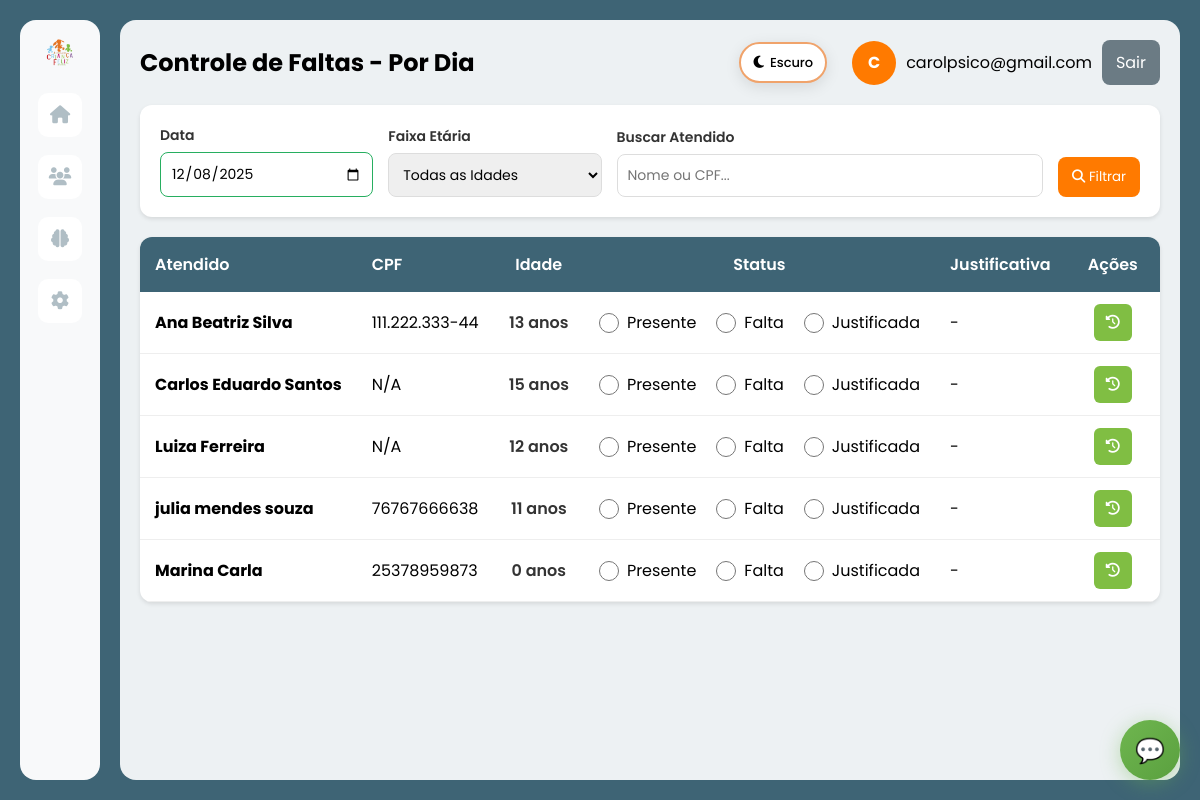
The app's page /faltas.php (signed in) with its own data.
### tables this page shows
CREATE TABLE `atendido` (
  `idatendido` int(11) NOT NULL,
  `status` varchar(20) DEFAULT NULL,
  `data_cadastro` date DEFAULT NULL,
  `nome` varchar(100) DEFAULT NULL,
  `data_nascimento` date DEFAULT NULL,
  `faixa_etaria` varchar(20) DEFAULT NULL,
  `cpf` varchar(14) DEFAULT NULL,
  `rg` varchar(20) DEFAULT NULL,
  `endereco` varchar(255) DEFAULT NULL,
  `numero` varchar(20) DEFAULT NULL,
  `complemento` varchar(100) DEFAULT NULL,
  `bairro` varchar(100) DEFAULT NULL,
  `cidade` varchar(100) DEFAULT NULL,
  `estado` varchar(2) DEFAULT NULL,
  `cep` varchar(10) DEFAULT NULL,
  `foto` varchar(255) DEFAULT NULL,
  `id_responsavel` int(11) DEFAULT NULL,
  `data_acolhimento` date DEFAULT NULL
);

### app/Controllers/BaseController.php (called while the page is built, shortened)
<?php
class BaseController {
    protected $authService;
    public function __construct() {
        $this->authService = new AuthService();
    }
    protected function renderWithLayout($layout, $view, $data = []) {
        $data['currentUser'] = $this->authService->getCurrentUser();
        $data['isLoggedIn'] = $this->authService->isLoggedIn();
        $data['old_input'] = $_SESSION['old_input'] ?? [];
        view($view, $data);
    }
    protected function getParam($key, $default = null) {
        return $_REQUEST[$key] ?? $default;
    }
    protected function requireAuth() {
        $this->authService->requireAuth();
    }
}

### app/Controllers/FaltasController.php (called while the page is built, shortened)
<?php
class FaltasController extends BaseController {
    private $desligamentoDB;
    public function __construct() {
        $this->desligamentoDB = new DesligamentoDB();
    }
    public function index() {
        try {
            $data = $this->getParam('data', date('Y-m-d'));
            $search = $this->getParam('search', '');
            $faixaEtaria = $this->getParam('faixa_etaria', '');
            $acolhimentoModel = new AcolhimentoDB();
            $atendidos = $acolhimentoModel->findAll();
            $atendidosAtivos = [];
            foreach ($atendidos as $atendido) {
                $id = $atendido['idatendido'] ?? $atendido['id'];
                if (!$this->desligamentoDB->isDesligado($id)) {
                    $atendidosAtivos[] = $atendido;
                }
            }
            $viewData = [
                'title' => 'Controle de Faltas - Por Dia',
                'pageTitle' => 'Controle de Faltas - Por Dia',
                'data' => $data,
                'atendidos' => array_values($atendidosAtivos),
                'search' => $search,
                'faixa_etaria' => $faixaEtaria,
                'csrf_token' => $this->generateCSRF(),
                'messages' => $this->getFlashMessages()
            ];
            $this->renderWithLayout('main', 'faltas/dia', $viewData);
        } catch (Exception $e) {
            $this->handleException($e);
        }
    }
}

### app/Config/Database.php (called while the page is built, shortened)
<?php
class Database {
    private static $host = 'localhost';
    private static $dbname = 'criancafeliz';
    private static $username = 'root';
    private static $password = '';
    private static $charset = 'utf8mb4';
    private static $pdo = null;
    public static function getConnection() {
        if (self::$pdo === null) {
            try {
                $dsn = "mysql:host=" . self::$host . ";dbname=" . self::$dbname . ";charset=" . self::$charset;
                $options = [
                    PDO::ATTR_ERRMODE            => PDO::ERRMODE_EXCEPTION,
                    PDO::ATTR_DEFAULT_FETCH_MODE => PDO::FETCH_ASSOC,
                    PDO::ATTR_EMULATE_PREPARES   => false,
                    PDO::MYSQL_ATTR_INIT_COMMAND => "SET NAMES utf8mb4"
                ];
                self::$pdo = new PDO($dsn, self::$username, self::$password, $options);
            } catch (PDOException $e) {
                error_log('❌ ERRO ao conectar ao banco: ' . $e->getMessage());
                throw new Exception('Erro ao conectar ao banco de dados: ' . $e->getMessage());
            }
        }
        return self::$pdo;
    }
}

### app/Models/BaseModelDB.php (called while the page is built, shortened)
<?php
abstract class BaseModelDB {
    protected $table;
    protected $pdo;
    public function __construct($table, $primaryKey = 'id') {
        $this->table = $table;
        $this->pdo = Database::getConnection();
    }
    public function all() {
        $stmt = $this->pdo->query("SELECT * FROM {$this->table}");
        return $stmt->fetchAll();
    }
    public function findAll() {
        return $this->all();
    }
}

### app/Views/faltas/dia.php (the view, shortened to what this page needs)
<div class="filtros-container">
    <form method="GET" action="faltas.php">
        <div class="filtros-row">
            <div class="form-group">
                <label>Data</label>
                <input type="date" name="data" value="<?php echo htmlspecialchars($data); ?>" required>
            </div>
            <div class="form-group">
                <label>Faixa Etária</label>
                <select name="faixa_etaria" onchange="this.form.submit()">
                    <option value="">Todas as Idades</option>
                </select>
            </div>
            <div class="form-group">
                <label>Buscar Atendido</label>
                <input type="text" name="search" value="<?php echo htmlspecialchars($search); ?>" placeholder="Nome ou CPF...">
            </div>
            <button type="submit" class="btn">
                <i class="fas fa-search"></i> Filtrar
            </button>
        </div>
    </form>
</div>
<div class="tabela-frequencia">
    <table>
        <thead>
            <tr>
                <th>Atendido</th>
                <th>CPF</th>
                <th style="text-align: center;">Idade</th>
                <th style="text-align: center;">Status</th>
                <th>Justificativa</th>
                <th style="text-align: center;">Ações</th>
            </tr>
        </thead>
        <tbody>
            <?php if (empty($atendidos)): ?>
                <tr>
                    <td colspan="6">
                        <div class="empty-state">
                            <i class="fas fa-inbox"></i>
                            <p>Nenhum atendido encontrado</p>
                        </div>
                    </td>
                </tr>
            <?php else: ?>
                <?php foreach ($atendidos as $atendido): ?>
                    <?php
                        $id = $atendido['idatendido'] ?? $atendido['id'];
                        $frequencia = $atendido['frequencia'];
                        $status = $frequencia['status'] ?? null;
                        $statusPresente = ($status === 'P');
                        $statusFalta = ($status === 'F');
                        $statusJustificada = ($status === 'J');
                    ?>
                    <tr data-atendido-id="<?php echo $id; ?>">
                        <td><strong><?php echo htmlspecialchars($atendido['nome']); ?></strong></td>
                        <td><?php echo htmlspecialchars($atendido['cpf'] ?? 'N/A'); ?></td>
                        <td style="text-align: center;">
                            <span style="font-weight: 600; color:rgb(52, 52, 52);">
                                <?php echo $atendido['idade'] ?? 0; ?> anos
                            </span>
                        </td>
                        <td style="text-align: center;">
                            <div class="checkbox-container" style="justify-content: center;">
                                <div class="checkbox-item">
                                    <input type="radio"
                                           name="status_<?php echo $id; ?>"
                                           value="P"
                                           <?php echo $statusPresente ? 'checked' : ''; ?>
                                           onchange="salvarFrequencia(<?php echo $id; ?>, 'P', '<?php echo $data; ?>')">
                                    <label> Presente</label>
                                </div>
                                <div class="checkbox-item">
                                    <input type="radio"
                                           name="status_<?php echo $id; ?>"
                                           value="F"
                                           <?php echo $statusFalta ? 'checked' : ''; ?>
                                           onchange="salvarFrequencia(<?php echo $id; ?>, 'F', '<?php echo $data; ?>')">
                                    <label> Falta</label>
                                </div>
                                <div class="checkbox-item">
                                    <input type="radio"
                                           name="status_<?php echo $id; ?>"
                                           value="J"
                                           <?php echo $statusJustificada ? 'checked' : ''; ?>
                                           onchange="abrirJustificativa(<?php echo $id; ?>, '<?php echo $data; ?>')">
                                    <label> Justificada</label>
                                </div>
                            </div>
                        </td>
                        <td>
                            <span id="just_<?php echo $id; ?>">
                                <?php echo !empty($frequencia['justificativa']) ? htmlspecialchars($frequencia['justificativa']) : '-'; ?>
                            </span>
                        </td>
                        <td style="text-align: center;">
                            <a href="faltas.php?action=historico&id=<?php echo $id; ?>" class="btn-icon" title="Ver Histórico">
                                <i class="fas fa-history"></i>
                            </a>
                        </td>
                    </tr>
                <?php endforeach; ?>
            <?php endif; ?>
        </tbody>
    </table>
</div>

### css/style.css (style rules this page uses)
* { margin: 0; padding: 0; box-sizing: border-box; font-family: 'Poppins', sans-serif; }
body { font-family: 'Poppins', sans-serif; }
html { font-family: 'Poppins', sans-serif; }
.fa, .fas, .far, .fal, .fab, i.fa, i.fas, i.far, i.fal, i.fab { font-family: "Font Awesome 6 Free" !important; font-style: normal !important; font-weight: 900 !important; }
:root { --bg-primary: #ffffff; --bg-secondary: #f8f9fa; --bg-tertiary: #edf1f3; --text-primary: #000000; --text-secondary: #333333; --text-muted: #999999; --border-color: #f0a36b; --input-bg: #ffffff; --card-bg: #ffffff; --shadow: rgba(0, 0, 0, 0.15); --shadow-light: rgba(0, 0, 0, 0.1); --primary-green: #6fb64f; --primary-orange: #f0a36b; --primary-orange-hover: #d98242; --error-bg: #fee; --error-border: #fcc; --error-text: #c33; }
body { font-family: 'Poppins', sans-serif; background: var(--bg-primary); color: var(--text-primary); min-height: 100vh; margin: 0; padding: 0; transition: background-color 0.3s ease, color 0.3s ease; }
input[required], textarea[required], select[required] { position: relative; }
input[required]:valid, textarea[required]:valid, select[required]:valid { border-color: #27ae60; }
td { white-space: nowrap; }
th[style*="width:160px"], td:last-child { width: 160px; text-align: center; }

### app/Views/layouts/main.php (style rules this page uses)
* { font-family: 'Poppins', sans-serif; }
.fa, .fas, .far, .fal, .fab { font-family: "Font Awesome 6 Free" !important; }
body { background: #3E6475; margin: 0; padding: 0; font-family: 'Poppins', sans-serif; }
.btn { background: #ff7a00; color: #fff; border: none; padding: 10px 14px; border-radius: 8px; cursor: pointer; text-decoration: none; display: inline-block; font-family: 'Poppins', sans-serif; }
input, select, textarea, button { font-family: 'Poppins', sans-serif; }
h1, h2, h3, h4, h5, h6, p, span, div, a, label { font-family: 'Poppins', sans-serif; }
i.fa, i.fas, i.far, i.fal, i.fab { font-family: "Font Awesome 6 Free" !important; font-style: normal; }

### app/Views/faltas/dia.php (style rules this page uses)
.filtros-container { background: #fff; padding: 20px; border-radius: 12px; margin-bottom: 20px; box-shadow: 0 2px 4px rgba(0,0,0,0.1); }
.filtros-row { display: grid; grid-template-columns: 1fr 1fr 2fr auto; gap: 15px; align-items: end; }
.form-group { display: flex; flex-direction: column; gap: 6px; }
.form-group label { font-weight: 600; font-size: 14px; color: #333; }
.form-group input, .form-group select { padding: 10px; border: 1px solid #ddd; border-radius: 8px; font-size: 14px; }
.tabela-frequencia { background: #fff; border-radius: 12px; overflow: hidden; box-shadow: 0 2px 4px rgba(0,0,0,0.1); }
.tabela-frequencia table { width: 100%; border-collapse: collapse; }
.tabela-frequencia th { background: #3E6475; color: #fff; padding: 15px; text-align: left; font-weight: 600; }
.tabela-frequencia td { padding: 12px 15px; border-bottom: 1px solid #eee; }
.checkbox-container { display: flex; gap: 20px; align-items: center; }
.checkbox-item { display: flex; align-items: center; gap: 8px; cursor: pointer; }
.checkbox-item input[type="checkbox"], .checkbox-item input[type="radio"] { width: 20px; height: 20px; cursor: pointer; }
.btn-icon { padding: 8px 12px; border: none; border-radius: 6px; cursor: pointer; font-size: 14px; background:#80BE43; color: #fff; text-decoration: none; display: inline-block; }

### records on screen
atendido: nome "Ana Beatriz Silva", cpf "111.222.333-44", idade "13"
atendido: nome "Carlos Eduardo Santos", cpf "N/A", idade "15"
atendido: nome "Luiza Ferreira", cpf "N/A", idade "12"
atendido: nome "julia mendes souza", cpf "76767666638", faixa_etaria "11"
atendido: nome "Marina Carla", cpf "25378959873", faixa_etaria "0"

### other values on screen
$pageTitle "Controle de Faltas - Por Dia"
substr($currentUser['name'] ?? 'U', 0, 1) "C"
$currentUser['email'] "carolpsico@gmail.com"
